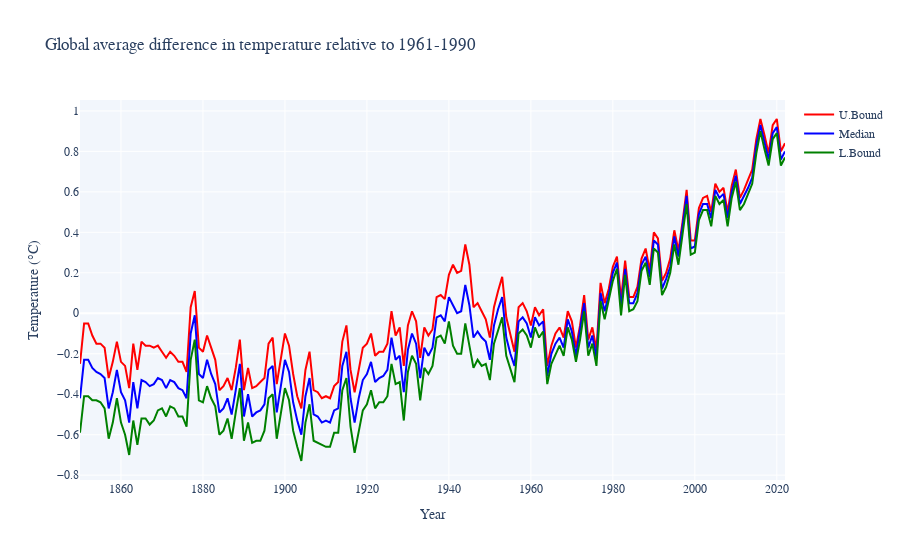

The code cell stored with this chart in its notebook:
### Markdown cell above
### Make the headings, axes and legend more meaningful

### Code cell
# set up the line graph
fig = px.line(
    df_global, 
    x="Year", 
    y=[
        "U.Bound",
        "Median",
        "L.Bound",
    ], 
    color_discrete_sequence=['red', 'blue', 'green'], # set colours
    title='Global average difference in temperature relative to 1961-1990', # I think difference is a better word than anomaly here
)

# set the overall layout
fig.update_layout(
    font=dict(family='Times New Roman'), # set font
    plot_bgcolor='rgb(242, 246, 252)', # set background colour as light grey
    legend_title=None, # remove unnecessary legend title
)

# set up x-axis
fig.update_xaxes(
    title_font=dict(family='Times New Roman'),
)
    
# set up y-axis
fig.update_yaxes(
    title_font=dict(family='Times New Roman'),
    title_text=f'Temperature ({chr(176)}C)',
)

#display
fig.show()

### Figure 1 — Plotly figure (JSON) as saved in the notebook; plotly's stock layout.template omitted (floating-point values rounded to 4 significant figures; data arrays with more than 128 entries replaced by an {"elided": "..."} marker saying what was removed)
{"data": [{"hovertemplate": "variable=U.Bound<br>Year=%{x}<br>value=%{y}<extra></extra>", "legendgroup": "U.Bound", "line": {"color": "red", "dash": "solid"}, "marker": {"symbol": "circle"}, "mode": "lines", "name": "U.Bound", "orientation": "v", "showlegend": true, "type": "scatter", "x": {"elided": "173 int values"}, "xaxis": "x", "y": {"elided": "173 float values"}, "yaxis": "y"}, {"hovertemplate": "variable=Median<br>Year=%{x}<br>value=%{y}<extra></extra>", "legendgroup": "Median", "line": {"color": "blue", "dash": "solid"}, "marker": {"symbol": "circle"}, "mode": "lines", "name": "Median", "orientation": "v", "showlegend": true, "type": "scatter", "x": {"elided": "173 int values"}, "xaxis": "x", "y": {"elided": "173 float values"}, "yaxis": "y"}, {"hovertemplate": "variable=L.Bound<br>Year=%{x}<br>value=%{y}<extra></extra>", "legendgroup": "L.Bound", "line": {"color": "green", "dash": "solid"}, "marker": {"symbol": "circle"}, "mode": "lines", "name": "L.Bound", "orientation": "v", "showlegend": true, "type": "scatter", "x": {"elided": "173 int values"}, "xaxis": "x", "y": {"elided": "173 float values"}, "yaxis": "y"}], "layout": {"font": {"family": "Times New Roman"}, "legend": {"title": {}, "tracegroupgap": 0}, "plot_bgcolor": "rgb(242, 246, 252)", "title": {"text": "Global average difference in temperature relative to 1961-1990"}, "xaxis": {"anchor": "y", "domain": [0, 1], "title": {"font": {"family": "Times New Roman"}, "text": "Year"}}, "yaxis": {"anchor": "x", "domain": [0, 1], "title": {"font": {"family": "Times New Roman"}, "text": "Temperature (°C)"}}}}
